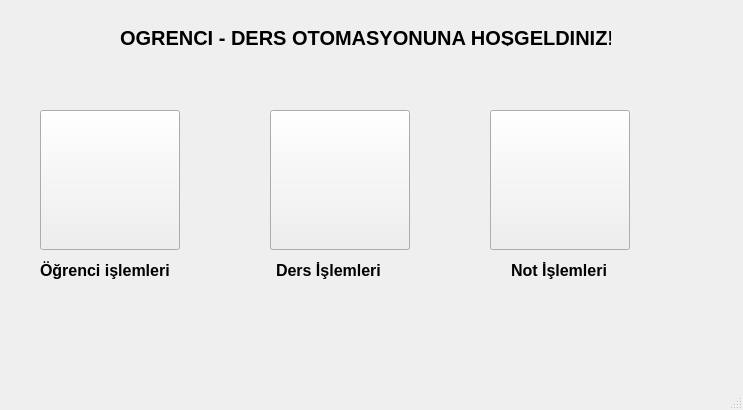
<?xml version="1.0" encoding="UTF-8"?>
<ui version="4.0">
 <class>MainWindow</class>
 <widget class="QMainWindow" name="MainWindow">
  <property name="geometry">
   <rect>
    <x>0</x>
    <y>0</y>
    <width>743</width>
    <height>410</height>
   </rect>
  </property>
  <property name="windowTitle">
   <string>MainWindow</string>
  </property>
  <widget class="QWidget" name="centralwidget">
   <widget class="QLabel" name="label">
    <property name="geometry">
     <rect>
      <x>120</x>
      <y>30</y>
      <width>491</width>
      <height>16</height>
     </rect>
    </property>
    <property name="palette">
     <palette>
      <active>
       <colorrole role="WindowText">
        <brush brushstyle="SolidPattern">
         <color alpha="255">
          <red>255</red>
          <green>0</green>
          <blue>0</blue>
         </color>
        </brush>
       </colorrole>
       <colorrole role="Button">
        <brush brushstyle="SolidPattern">
         <color alpha="255">
          <red>240</red>
          <green>240</green>
          <blue>240</blue>
         </color>
        </brush>
       </colorrole>
       <colorrole role="Light">
        <brush brushstyle="SolidPattern">
         <color alpha="255">
          <red>255</red>
          <green>255</green>
          <blue>255</blue>
         </color>
        </brush>
       </colorrole>
       <colorrole role="Midlight">
        <brush brushstyle="SolidPattern">
         <color alpha="255">
          <red>227</red>
          <green>227</green>
          <blue>227</blue>
         </color>
        </brush>
       </colorrole>
       <colorrole role="Dark">
        <brush brushstyle="SolidPattern">
         <color alpha="255">
          <red>160</red>
          <green>160</green>
          <blue>160</blue>
         </color>
        </brush>
       </colorrole>
       <colorrole role="Mid">
        <brush brushstyle="SolidPattern">
         <color alpha="255">
          <red>160</red>
          <green>160</green>
          <blue>160</blue>
         </color>
        </brush>
       </colorrole>
       <colorrole role="Text">
        <brush brushstyle="SolidPattern">
         <color alpha="255">
          <red>0</red>
          <green>0</green>
          <blue>0</blue>
         </color>
        </brush>
       </colorrole>
       <colorrole role="BrightText">
        <brush brushstyle="SolidPattern">
         <color alpha="255">
          <red>255</red>
          <green>255</green>
          <blue>255</blue>
         </color>
        </brush>
       </colorrole>
       <colorrole role="ButtonText">
        <brush brushstyle="SolidPattern">
         <color alpha="255">
          <red>0</red>
          <green>0</green>
          <blue>0</blue>
         </color>
        </brush>
       </colorrole>
       <colorrole role="Base">
        <brush brushstyle="SolidPattern">
         <color alpha="255">
          <red>255</red>
          <green>255</green>
          <blue>255</blue>
         </color>
        </brush>
       </colorrole>
       <colorrole role="Window">
        <brush brushstyle="SolidPattern">
         <color alpha="255">
          <red>240</red>
          <green>240</green>
          <blue>240</blue>
         </color>
        </brush>
       </colorrole>
       <colorrole role="Shadow">
        <brush brushstyle="SolidPattern">
         <color alpha="255">
          <red>105</red>
          <green>105</green>
          <blue>105</blue>
         </color>
        </brush>
       </colorrole>
       <colorrole role="Highlight">
        <brush brushstyle="SolidPattern">
         <color alpha="255">
          <red>0</red>
          <green>120</green>
          <blue>215</blue>
         </color>
        </brush>
       </colorrole>
       <colorrole role="HighlightedText">
        <brush brushstyle="SolidPattern">
         <color alpha="255">
          <red>255</red>
          <green>255</green>
          <blue>255</blue>
         </color>
        </brush>
       </colorrole>
       <colorrole role="Link">
        <brush brushstyle="SolidPattern">
         <color alpha="255">
          <red>0</red>
          <green>0</green>
          <blue>255</blue>
         </color>
        </brush>
       </colorrole>
       <colorrole role="LinkVisited">
        <brush brushstyle="SolidPattern">
         <color alpha="255">
          <red>255</red>
          <green>0</green>
          <blue>255</blue>
         </color>
        </brush>
       </colorrole>
       <colorrole role="AlternateBase">
        <brush brushstyle="SolidPattern">
         <color alpha="255">
          <red>245</red>
          <green>245</green>
          <blue>245</blue>
         </color>
        </brush>
       </colorrole>
       <colorrole role="NoRole">
        <brush brushstyle="SolidPattern">
         <color alpha="255">
          <red>0</red>
          <green>0</green>
          <blue>0</blue>
         </color>
        </brush>
       </colorrole>
       <colorrole role="ToolTipBase">
        <brush brushstyle="SolidPattern">
         <color alpha="255">
          <red>255</red>
          <green>255</green>
          <blue>220</blue>
         </color>
        </brush>
       </colorrole>
       <colorrole role="ToolTipText">
        <brush brushstyle="SolidPattern">
         <color alpha="255">
          <red>0</red>
          <green>0</green>
          <blue>0</blue>
         </color>
        </brush>
       </colorrole>
       <colorrole role="PlaceholderText">
        <brush brushstyle="SolidPattern">
         <color alpha="128">
          <red>0</red>
          <green>0</green>
          <blue>0</blue>
         </color>
        </brush>
       </colorrole>
      </active>
      <inactive>
       <colorrole role="WindowText">
        <brush brushstyle="SolidPattern">
         <color alpha="255">
          <red>0</red>
          <green>0</green>
          <blue>0</blue>
         </color>
        </brush>
       </colorrole>
       <colorrole role="Button">
        <brush brushstyle="SolidPattern">
         <color alpha="255">
          <red>240</red>
          <green>240</green>
          <blue>240</blue>
         </color>
        </brush>
       </colorrole>
       <colorrole role="Light">
        <brush brushstyle="SolidPattern">
         <color alpha="255">
          <red>255</red>
          <green>255</green>
          <blue>255</blue>
         </color>
        </brush>
       </colorrole>
       <colorrole role="Midlight">
        <brush brushstyle="SolidPattern">
         <color alpha="255">
          <red>227</red>
          <green>227</green>
          <blue>227</blue>
         </color>
        </brush>
       </colorrole>
       <colorrole role="Dark">
        <brush brushstyle="SolidPattern">
         <color alpha="255">
          <red>160</red>
          <green>160</green>
          <blue>160</blue>
         </color>
        </brush>
       </colorrole>
       <colorrole role="Mid">
        <brush brushstyle="SolidPattern">
         <color alpha="255">
          <red>160</red>
          <green>160</green>
          <blue>160</blue>
         </color>
        </brush>
       </colorrole>
       <colorrole role="Text">
        <brush brushstyle="SolidPattern">
         <color alpha="255">
          <red>0</red>
          <green>0</green>
          <blue>0</blue>
         </color>
        </brush>
       </colorrole>
       <colorrole role="BrightText">
        <brush brushstyle="SolidPattern">
         <color alpha="255">
          <red>255</red>
          <green>255</green>
          <blue>255</blue>
         </color>
        </brush>
       </colorrole>
       <colorrole role="ButtonText">
        <brush brushstyle="SolidPattern">
         <color alpha="255">
          <red>0</red>
          <green>0</green>
          <blue>0</blue>
         </color>
        </brush>
       </colorrole>
       <colorrole role="Base">
        <brush brushstyle="SolidPattern">
         <color alpha="255">
          <red>255</red>
          <green>255</green>
          <blue>255</blue>
         </color>
        </brush>
       </colorrole>
       <colorrole role="Window">
        <brush brushstyle="SolidPattern">
         <color alpha="255">
          <red>240</red>
          <green>240</green>
          <blue>240</blue>
         </color>
        </brush>
       </colorrole>
       <colorrole role="Shadow">
        <brush brushstyle="SolidPattern">
         <color alpha="255">
          <red>105</red>
          <green>105</green>
          <blue>105</blue>
         </color>
        </brush>
       </colorrole>
       <colorrole role="Highlight">
        <brush brushstyle="SolidPattern">
         <color alpha="255">
          <red>240</red>
          <green>240</green>
          <blue>240</blue>
         </color>
        </brush>
       </colorrole>
       <colorrole role="HighlightedText">
        <brush brushstyle="SolidPattern">
         <color alpha="255">
          <red>0</red>
          <green>0</green>
          <blue>0</blue>
         </color>
        </brush>
       </colorrole>
       <colorrole role="Link">
        <brush brushstyle="SolidPattern">
         <color alpha="255">
          <red>0</red>
          <green>0</green>
          <blue>255</blue>
         </color>
        </brush>
       </colorrole>
       <colorrole role="LinkVisited">
        <brush brushstyle="SolidPattern">
         <color alpha="255">
          <red>255</red>
          <green>0</green>
          <blue>255</blue>
         </color>
        </brush>
       </colorrole>
       <colorrole role="AlternateBase">
        <brush brushstyle="SolidPattern">
         <color alpha="255">
          <red>245</red>
          <green>245</green>
          <blue>245</blue>
         </color>
        </brush>
       </colorrole>
       <colorrole role="NoRole">
        <brush brushstyle="NoBrush">
         <color alpha="255">
          <red>0</red>
          <green>0</green>
          <blue>0</blue>
         </color>
        </brush>
       </colorrole>
       <colorrole role="ToolTipBase">
        <brush brushstyle="SolidPattern">
         <color alpha="255">
          <red>255</red>
          <green>255</green>
          <blue>220</blue>
         </color>
        </brush>
       </colorrole>
       <colorrole role="ToolTipText">
        <brush brushstyle="SolidPattern">
         <color alpha="255">
          <red>0</red>
          <green>0</green>
          <blue>0</blue>
         </color>
        </brush>
       </colorrole>
       <colorrole role="PlaceholderText">
        <brush brushstyle="SolidPattern">
         <color alpha="128">
          <red>0</red>
          <green>0</green>
          <blue>0</blue>
         </color>
        </brush>
       </colorrole>
      </inactive>
      <disabled>
       <colorrole role="WindowText">
        <brush brushstyle="SolidPattern">
         <color alpha="255">
          <red>120</red>
          <green>120</green>
          <blue>120</blue>
         </color>
        </brush>
       </colorrole>
       <colorrole role="Button">
        <brush brushstyle="SolidPattern">
         <color alpha="255">
          <red>240</red>
          <green>240</green>
          <blue>240</blue>
         </color>
        </brush>
       </colorrole>
       <colorrole role="Light">
        <brush brushstyle="SolidPattern">
         <color alpha="255">
          <red>255</red>
          <green>255</green>
          <blue>255</blue>
         </color>
        </brush>
       </colorrole>
       <colorrole role="Midlight">
        <brush brushstyle="SolidPattern">
         <color alpha="255">
          <red>247</red>
          <green>247</green>
          <blue>247</blue>
         </color>
        </brush>
       </colorrole>
       <colorrole role="Dark">
        <brush brushstyle="SolidPattern">
         <color alpha="255">
          <red>160</red>
          <green>160</green>
          <blue>160</blue>
         </color>
        </brush>
       </colorrole>
       <colorrole role="Mid">
        <brush brushstyle="SolidPattern">
         <color alpha="255">
          <red>160</red>
          <green>160</green>
          <blue>160</blue>
         </color>
        </brush>
       </colorrole>
       <colorrole role="Text">
        <brush brushstyle="SolidPattern">
         <color alpha="255">
          <red>120</red>
          <green>120</green>
          <blue>120</blue>
         </color>
        </brush>
       </colorrole>
       <colorrole role="BrightText">
        <brush brushstyle="SolidPattern">
         <color alpha="255">
          <red>255</red>
          <green>255</green>
          <blue>255</blue>
         </color>
        </brush>
       </colorrole>
       <colorrole role="ButtonText">
        <brush brushstyle="SolidPattern">
         <color alpha="255">
          <red>120</red>
          <green>120</green>
          <blue>120</blue>
         </color>
        </brush>
       </colorrole>
       <colorrole role="Base">
        <brush brushstyle="SolidPattern">
         <color alpha="255">
          <red>240</red>
          <green>240</green>
          <blue>240</blue>
         </color>
        </brush>
       </colorrole>
       <colorrole role="Window">
        <brush brushstyle="SolidPattern">
         <color alpha="255">
          <red>240</red>
          <green>240</green>
          <blue>240</blue>
         </color>
        </brush>
       </colorrole>
       <colorrole role="Shadow">
        <brush brushstyle="SolidPattern">
         <color alpha="255">
          <red>0</red>
          <green>0</green>
          <blue>0</blue>
         </color>
        </brush>
       </colorrole>
       <colorrole role="Highlight">
        <brush brushstyle="SolidPattern">
         <color alpha="255">
          <red>0</red>
          <green>120</green>
          <blue>215</blue>
         </color>
        </brush>
       </colorrole>
       <colorrole role="HighlightedText">
        <brush brushstyle="SolidPattern">
         <color alpha="255">
          <red>255</red>
          <green>255</green>
          <blue>255</blue>
         </color>
        </brush>
       </colorrole>
       <colorrole role="Link">
        <brush brushstyle="SolidPattern">
         <color alpha="255">
          <red>0</red>
          <green>0</green>
          <blue>255</blue>
         </color>
        </brush>
       </colorrole>
       <colorrole role="LinkVisited">
        <brush brushstyle="SolidPattern">
         <color alpha="255">
          <red>255</red>
          <green>0</green>
          <blue>255</blue>
         </color>
        </brush>
       </colorrole>
       <colorrole role="AlternateBase">
        <brush brushstyle="SolidPattern">
         <color alpha="255">
          <red>245</red>
          <green>245</green>
          <blue>245</blue>
         </color>
        </brush>
       </colorrole>
       <colorrole role="NoRole">
        <brush brushstyle="NoBrush">
         <color alpha="255">
          <red>0</red>
          <green>0</green>
          <blue>0</blue>
         </color>
        </brush>
       </colorrole>
       <colorrole role="ToolTipBase">
        <brush brushstyle="SolidPattern">
         <color alpha="255">
          <red>255</red>
          <green>255</green>
          <blue>220</blue>
         </color>
        </brush>
       </colorrole>
       <colorrole role="ToolTipText">
        <brush brushstyle="SolidPattern">
         <color alpha="255">
          <red>0</red>
          <green>0</green>
          <blue>0</blue>
         </color>
        </brush>
       </colorrole>
       <colorrole role="PlaceholderText">
        <brush brushstyle="SolidPattern">
         <color alpha="128">
          <red>0</red>
          <green>0</green>
          <blue>0</blue>
         </color>
        </brush>
       </colorrole>
      </disabled>
     </palette>
    </property>
    <property name="font">
     <font>
      <pointsize>15</pointsize>
      <bold>true</bold>
     </font>
    </property>
    <property name="text">
     <string>ÖĞRENCİ - DERS OTOMASYONUNA HOŞGELDİNİZ!</string>
    </property>
   </widget>
   <widget class="QPushButton" name="btn_ogr">
    <property name="geometry">
     <rect>
      <x>40</x>
      <y>110</y>
      <width>140</width>
      <height>140</height>
     </rect>
    </property>
    <property name="font">
     <font>
      <strikeout>false</strikeout>
     </font>
    </property>
    <property name="text">
     <string/>
    </property>
    <property name="autoDefault">
     <bool>false</bool>
    </property>
    <property name="flat">
     <bool>false</bool>
    </property>
   </widget>
   <widget class="QPushButton" name="btn_ders">
    <property name="geometry">
     <rect>
      <x>270</x>
      <y>110</y>
      <width>140</width>
      <height>140</height>
     </rect>
    </property>
    <property name="text">
     <string/>
    </property>
   </widget>
   <widget class="QPushButton" name="btn_not">
    <property name="geometry">
     <rect>
      <x>490</x>
      <y>110</y>
      <width>140</width>
      <height>140</height>
     </rect>
    </property>
    <property name="text">
     <string/>
    </property>
   </widget>
   <widget class="QWidget" name="">
    <property name="geometry">
     <rect>
      <x>40</x>
      <y>260</y>
      <width>701</width>
      <height>21</height>
     </rect>
    </property>
    <layout class="QHBoxLayout" name="horizontalLayout_2">
     <item>
      <widget class="QLabel" name="label_2">
       <property name="font">
        <font>
         <pointsize>12</pointsize>
         <bold>true</bold>
        </font>
       </property>
       <property name="text">
        <string>Öğrenci işlemleri</string>
       </property>
      </widget>
     </item>
     <item>
      <widget class="QLabel" name="label_3">
       <property name="font">
        <font>
         <pointsize>12</pointsize>
         <bold>true</bold>
        </font>
       </property>
       <property name="text">
        <string>Ders İşlemleri</string>
       </property>
      </widget>
     </item>
     <item>
      <widget class="QLabel" name="label_4">
       <property name="font">
        <font>
         <pointsize>12</pointsize>
         <bold>true</bold>
        </font>
       </property>
       <property name="text">
        <string>Not İşlemleri</string>
       </property>
      </widget>
     </item>
    </layout>
   </widget>
  </widget>
  <widget class="QMenuBar" name="menubar">
   <property name="geometry">
    <rect>
     <x>0</x>
     <y>0</y>
     <width>743</width>
     <height>22</height>
    </rect>
   </property>
  </widget>
  <widget class="QStatusBar" name="statusbar"/>
 </widget>
 <resources/>
 <connections/>
</ui>
